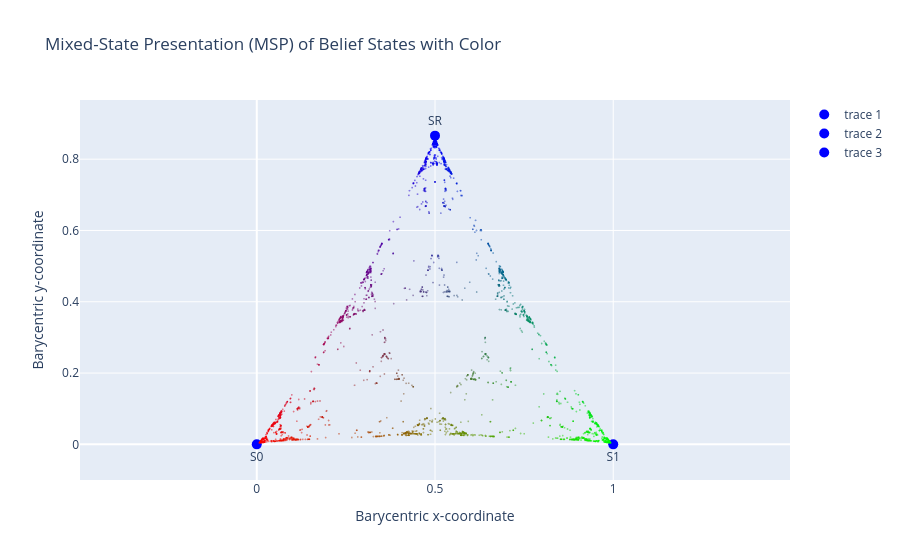
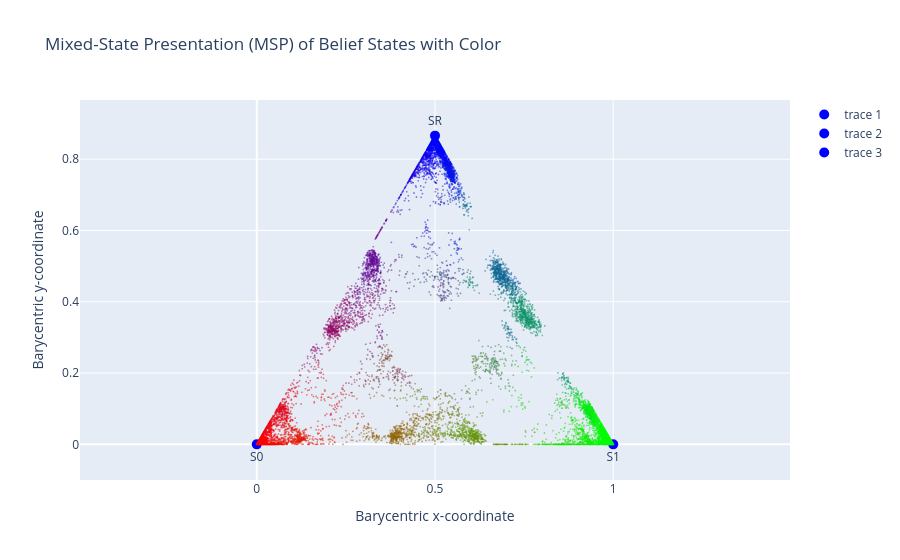
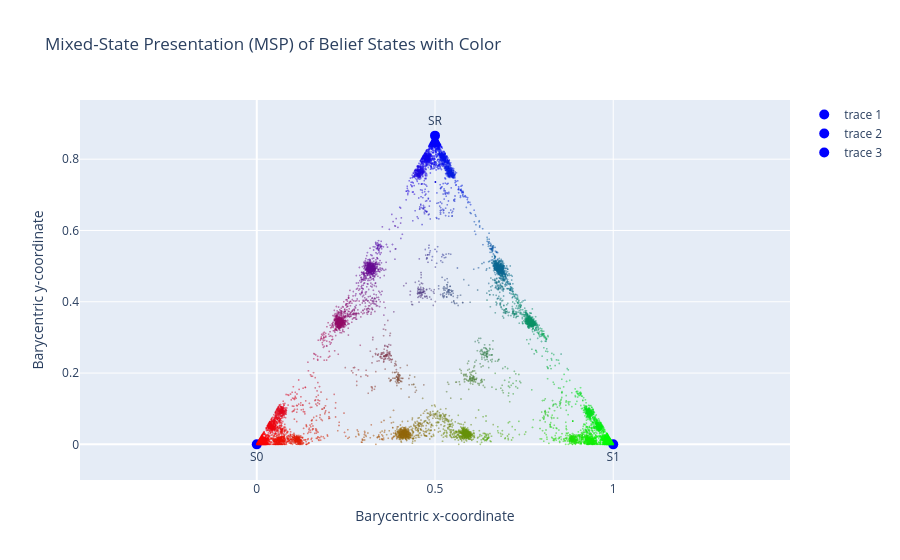
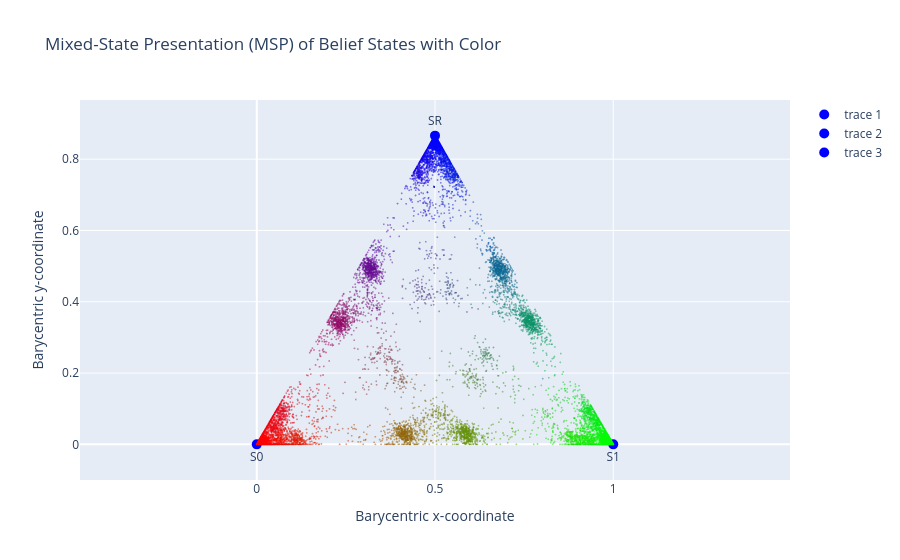

Notebook cell for these charts, in order:
### Code cell
# Simplex visualizations for select layers

show_layers = LAYERS_TO_ANALYZE
show_layers = sorted(set(show_layers))

# Ground truth belief states on the simplex
print("Ground Truth Belief States")
belief_to_barycentric(all_beliefs_flat.reshape(-1, 3), all_beliefs_flat.reshape(-1, 3))

# Per-layer projections on the simplex
for layer in show_layers:
    projected = regression_results[layer]['projected']

    proj_clipped = np.clip(projected, 0, 1)
    row_sums = proj_clipped.sum(axis=1, keepdims=True)
    row_sums[row_sums == 0] = 1
    proj_clipped = proj_clipped / row_sums

    mse = regression_results[layer]['mse_test']
    print(f"Layer {layer} — MSE={mse:.4f}")
    belief_to_barycentric(proj_clipped.reshape(-1, 3), all_beliefs_flat.reshape(-1, 3))

### Figure 1 — Plotly figure (JSON) as saved in the notebook; plotly's stock layout.template omitted (floating-point values rounded to 4 significant figures; data arrays with more than 128 entries replaced by an {"elided": "..."} marker saying what was removed)
{"data": [{"hovertemplate": "Barycentric x-coordinate=%{x}<br>Barycentric y-coordinate=%{y}<extra></extra>", "legendgroup": "", "marker": {"color": {"elided": "20000 str values"}, "opacity": 0.5, "size": 2, "symbol": "circle"}, "mode": "markers", "name": "", "showlegend": false, "type": "scattergl", "x": {"elided": "20000 float values"}, "xaxis": "x", "y": {"elided": "20000 float values"}, "yaxis": "y"}, {"marker": {"color": "blue", "size": 10}, "mode": "markers+text", "text": ["S0"], "textposition": "bottom center", "type": "scatter", "x": [0], "y": [0]}, {"marker": {"color": "blue", "size": 10}, "mode": "markers+text", "text": ["S1"], "textposition": "bottom center", "type": "scatter", "x": [1], "y": [0]}, {"marker": {"color": "blue", "size": 10}, "mode": "markers+text", "text": ["SR"], "textposition": "top center", "type": "scatter", "x": [0.5], "y": [0.866]}], "layout": {"legend": {"tracegroupgap": 0}, "title": {"text": "Mixed-State Presentation (MSP) of Belief States with Color"}, "xaxis": {"anchor": "y", "domain": [0, 1], "range": [-0.1, 1.1], "title": {"text": "Barycentric x-coordinate"}}, "yaxis": {"anchor": "x", "domain": [0, 1], "range": [-0.1, 0.966], "scaleanchor": "x", "scaleratio": 1, "title": {"text": "Barycentric y-coordinate"}}}}

### Figure 2 — Plotly figure (JSON) as saved in the notebook; plotly's stock layout.template omitted (floating-point values rounded to 4 significant figures; data arrays with more than 128 entries replaced by an {"elided": "..."} marker saying what was removed)
{"data": [{"hovertemplate": "Barycentric x-coordinate=%{x}<br>Barycentric y-coordinate=%{y}<extra></extra>", "legendgroup": "", "marker": {"color": {"elided": "20000 str values"}, "opacity": 0.5, "size": 2, "symbol": "circle"}, "mode": "markers", "name": "", "showlegend": false, "type": "scattergl", "x": {"elided": "20000 float values"}, "xaxis": "x", "y": {"elided": "20000 float values"}, "yaxis": "y"}, {"marker": {"color": "blue", "size": 10}, "mode": "markers+text", "text": ["S0"], "textposition": "bottom center", "type": "scatter", "x": [0], "y": [0]}, {"marker": {"color": "blue", "size": 10}, "mode": "markers+text", "text": ["S1"], "textposition": "bottom center", "type": "scatter", "x": [1], "y": [0]}, {"marker": {"color": "blue", "size": 10}, "mode": "markers+text", "text": ["SR"], "textposition": "top center", "type": "scatter", "x": [0.5], "y": [0.866]}], "layout": {"legend": {"tracegroupgap": 0}, "title": {"text": "Mixed-State Presentation (MSP) of Belief States with Color"}, "xaxis": {"anchor": "y", "domain": [0, 1], "range": [-0.1, 1.1], "title": {"text": "Barycentric x-coordinate"}}, "yaxis": {"anchor": "x", "domain": [0, 1], "range": [-0.1, 0.966], "scaleanchor": "x", "scaleratio": 1, "title": {"text": "Barycentric y-coordinate"}}}}

### Figure 3 — Plotly figure (JSON) as saved in the notebook; plotly's stock layout.template omitted (floating-point values rounded to 4 significant figures; data arrays with more than 128 entries replaced by an {"elided": "..."} marker saying what was removed)
{"data": [{"hovertemplate": "Barycentric x-coordinate=%{x}<br>Barycentric y-coordinate=%{y}<extra></extra>", "legendgroup": "", "marker": {"color": {"elided": "20000 str values"}, "opacity": 0.5, "size": 2, "symbol": "circle"}, "mode": "markers", "name": "", "showlegend": false, "type": "scattergl", "x": {"elided": "20000 float values"}, "xaxis": "x", "y": {"elided": "20000 float values"}, "yaxis": "y"}, {"marker": {"color": "blue", "size": 10}, "mode": "markers+text", "text": ["S0"], "textposition": "bottom center", "type": "scatter", "x": [0], "y": [0]}, {"marker": {"color": "blue", "size": 10}, "mode": "markers+text", "text": ["S1"], "textposition": "bottom center", "type": "scatter", "x": [1], "y": [0]}, {"marker": {"color": "blue", "size": 10}, "mode": "markers+text", "text": ["SR"], "textposition": "top center", "type": "scatter", "x": [0.5], "y": [0.866]}], "layout": {"legend": {"tracegroupgap": 0}, "title": {"text": "Mixed-State Presentation (MSP) of Belief States with Color"}, "xaxis": {"anchor": "y", "domain": [0, 1], "range": [-0.1, 1.1], "title": {"text": "Barycentric x-coordinate"}}, "yaxis": {"anchor": "x", "domain": [0, 1], "range": [-0.1, 0.966], "scaleanchor": "x", "scaleratio": 1, "title": {"text": "Barycentric y-coordinate"}}}}

### Figure 4 — Plotly figure (JSON) as saved in the notebook; plotly's stock layout.template omitted (floating-point values rounded to 4 significant figures; data arrays with more than 128 entries replaced by an {"elided": "..."} marker saying what was removed)
{"data": [{"hovertemplate": "Barycentric x-coordinate=%{x}<br>Barycentric y-coordinate=%{y}<extra></extra>", "legendgroup": "", "marker": {"color": {"elided": "20000 str values"}, "opacity": 0.5, "size": 2, "symbol": "circle"}, "mode": "markers", "name": "", "showlegend": false, "type": "scattergl", "x": {"elided": "20000 float values"}, "xaxis": "x", "y": {"elided": "20000 float values"}, "yaxis": "y"}, {"marker": {"color": "blue", "size": 10}, "mode": "markers+text", "text": ["S0"], "textposition": "bottom center", "type": "scatter", "x": [0], "y": [0]}, {"marker": {"color": "blue", "size": 10}, "mode": "markers+text", "text": ["S1"], "textposition": "bottom center", "type": "scatter", "x": [1], "y": [0]}, {"marker": {"color": "blue", "size": 10}, "mode": "markers+text", "text": ["SR"], "textposition": "top center", "type": "scatter", "x": [0.5], "y": [0.866]}], "layout": {"legend": {"tracegroupgap": 0}, "title": {"text": "Mixed-State Presentation (MSP) of Belief States with Color"}, "xaxis": {"anchor": "y", "domain": [0, 1], "range": [-0.1, 1.1], "title": {"text": "Barycentric x-coordinate"}}, "yaxis": {"anchor": "x", "domain": [0, 1], "range": [-0.1, 0.966], "scaleanchor": "x", "scaleratio": 1, "title": {"text": "Barycentric y-coordinate"}}}}
